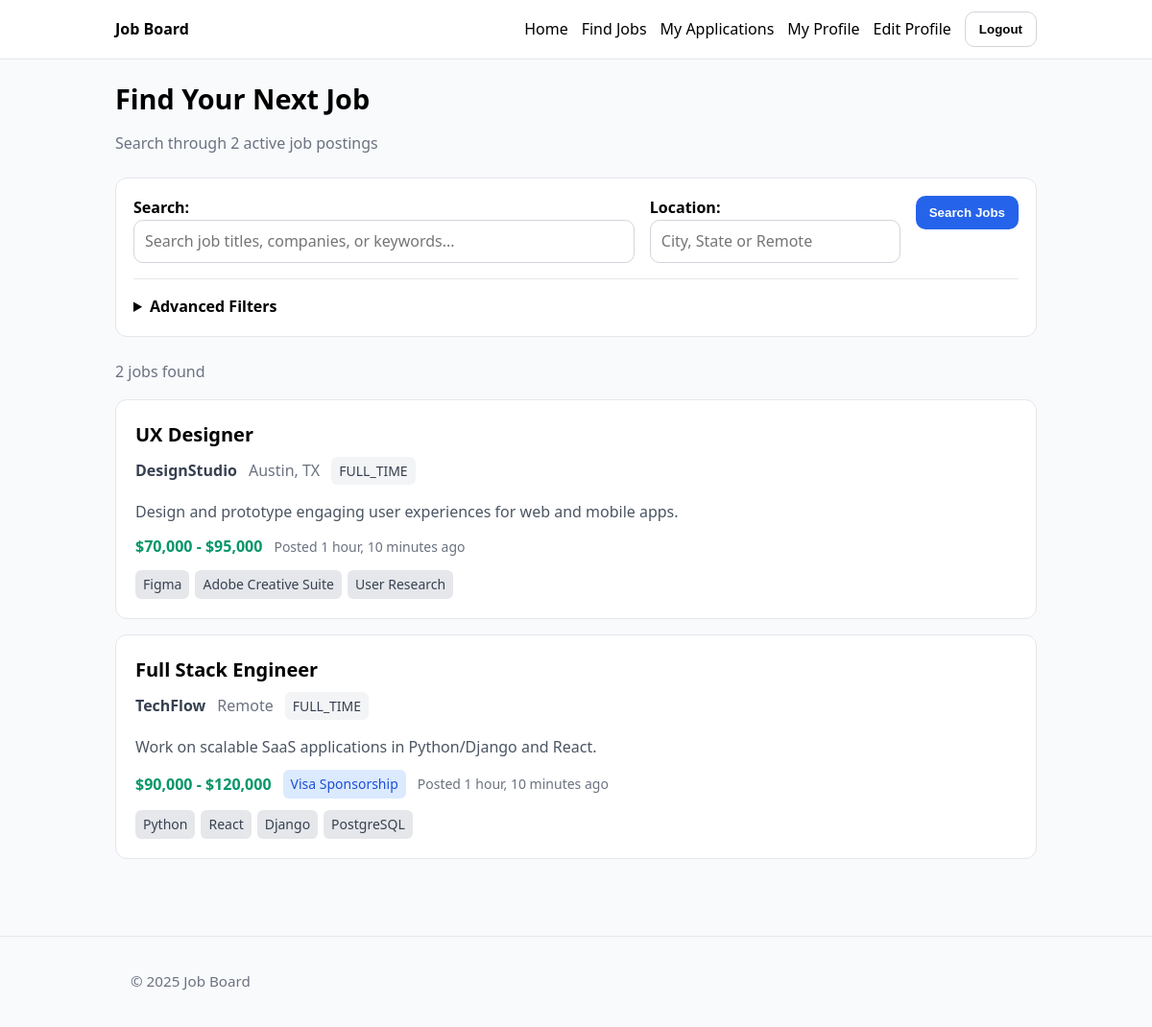
Page /jobs/ (signed in) on the committed database.
### jobs/models.py (models this page shows, shortened)
class Job(models.Model):
    class WorkType(models.TextChoices):
        REMOTE = "REMOTE", "Remote"
        ON_SITE = "ON_SITE", "On-site"
        HYBRID = "HYBRID", "Hybrid"
    class Status(models.TextChoices):
        ACTIVE = "ACTIVE", "Active"
        CLOSED = "CLOSED", "Closed"
        DRAFT = "DRAFT", "Draft"
    title = models.CharField(max_length=200)
    company = models.CharField(max_length=200)
    location = models.CharField(max_length=200, blank=True, help_text="City, State or 'Remote'")
    work_type = models.CharField(max_length=20, choices=WorkType.choices, default=WorkType.ON_SITE)
    description = models.TextField()
    requirements = models.TextField(blank=True, help_text="Required qualifications and experience")
    salary_min = models.PositiveIntegerField(null=True, blank=True, help_text="Minimum salary (USD)")
    salary_max = models.PositiveIntegerField(null=True, blank=True, help_text="Maximum salary (USD)")
    salary_currency = models.CharField(max_length=3, default="USD")
    visa_sponsorship = models.BooleanField(default=False, help_text="Visa sponsorship available")
    benefits = models.TextField(blank=True, help_text="Benefits and perks")
    required_skills = models.ManyToManyField(Skill, blank=True, related_name="jobs_required")
    nice_to_have_skills = models.ManyToManyField(Skill, blank=True, related_name="jobs_nice_to_have")
    posted_by = models.ForeignKey(User, on_delete=models.CASCADE, related_name="posted_jobs")
    status = models.CharField(max_length=20, choices=Status.choices, default=Status.ACTIVE)
    created_at = models.DateTimeField(default=timezone.now)
    updated_at = models.DateTimeField(auto_now=True)
    expires_at = models.DateTimeField(null=True, blank=True)
    class Meta:
        ordering = ["-created_at"]
        indexes = [
            models.Index(fields=["status", "created_at"]),
            models.Index(fields=["work_type"]),
            models.Index(fields=["location"]),
            models.Index(fields=["salary_min", "salary_max"]),
        ]
    @property
    def salary_range_display(self):
        if self.salary_min and self.salary_max:
            return f"${self.salary_min:,} - ${self.salary_max:,}"
        elif self.salary_min:
            return f"${self.salary_min:,}+"
        elif self.salary_max:
            return f"Up to ${self.salary_max:,}"
        return "Salary not specified"

### profiles/models.py (models this page shows, shortened)
class Skill(models.Model):
    name = models.CharField(max_length=50, unique=True)

### jobs/views.py (the view)
# urls.py: path("", views.job_search, name="search"),
def job_search(request):
    form = JobSearchForm(request.GET)
    jobs = Job.objects.filter(status=Job.Status.ACTIVE).select_related('posted_by')
    if form.is_valid():
        q = form.cleaned_data.get('q')
        if q:
            jobs = jobs.filter(
                Q(title__icontains=q) |
                Q(company__icontains=q) |
                Q(description__icontains=q)
            )
        location = form.cleaned_data.get('location')
        if location:
            jobs = jobs.filter(location__icontains=location)
        work_type = form.cleaned_data.get('work_type')
        if work_type:
            jobs = jobs.filter(work_type=work_type)
        salary_min = form.cleaned_data.get('salary_min')
        salary_max = form.cleaned_data.get('salary_max')
        if salary_min:
            jobs = jobs.filter(
                Q(salary_max__gte=salary_min) | Q(salary_max__isnull=True)
            )
        if salary_max:
            jobs = jobs.filter(
                Q(salary_min__lte=salary_max) | Q(salary_min__isnull=True)
            )
        if form.cleaned_data.get('visa_sponsorship'):
            jobs = jobs.filter(visa_sponsorship=True)
        skill_names = form.cleaned_data.get('skills', [])
        if skill_names:
            skill_objs = Skill.objects.filter(name__in=skill_names)
            jobs = jobs.filter(
                Q(required_skills__in=skill_objs) |
                Q(nice_to_have_skills__in=skill_objs)
            ).distinct()
    paginator = Paginator(jobs, 10)  # Show 10 jobs per page
    page_number = request.GET.get('page')
    page_obj = paginator.get_page(page_number)
    context = {
        'form': form,
        'jobs': page_obj,
        'total_count': paginator.count,
        'has_filters': any(request.GET.values())
    }
    return render(request, 'jobs/job_search.html', context)

### accounts/models.py (called while the page is built)
    def is_recruiter(self) -> bool:
        return self.account_type == self.AccountType.RECRUITER

### jobs/forms.py (called while the page is built)
    def clean_skills(self):
        skills_text = self.cleaned_data.get('skills', '').strip()
        if not skills_text:
            return []
        skill_names = [s.strip() for s in skills_text.split(',') if s.strip()]
        return skill_names

    def clean(self):
        cleaned_data = super().clean()
        salary_min = cleaned_data.get('salary_min')
        salary_max = cleaned_data.get('salary_max')
        if salary_min and salary_max and salary_min > salary_max:
            raise forms.ValidationError("Minimum salary cannot be greater than maximum salary.")
        return cleaned_data

### jobs/templates/jobs/job_search.html (shortened to what this page needs)
{% extends "base.html" %}
{% block content %}
<div class="search-header">
  <h1>Find Your Next Job</h1>
  <p class="text-muted">Search through {{ total_count }} active job posting{{ total_count|pluralize }}</p>
</div>
<div class="card search-card">
  <form method="get" class="search-form">
    <div class="search-row">
      <div class="search-field search-field-main">
        {{ form.q.label_tag }}
        {{ form.q }}
      </div>
      <div class="search-field">
        {{ form.location.label_tag }}
        {{ form.location }}
      </div>
      <div class="search-field">
        <button type="submit" class="btn search-btn">Search Jobs</button>
      </div>
    </div>
    <details class="filters-section">
      <summary class="filters-toggle">Advanced Filters</summary>
    </details>
  </form>
</div>
{% if jobs %}
  <div class="results-summary">
    <p>{{ jobs.paginator.count }} job{{ jobs.paginator.count|pluralize }} found</p>
  </div>
  <div class="job-list">
    {% for job in jobs %}
      <div class="job-card">
        <div class="job-header">
          <h3><a href="{% url 'jobs:detail' job.pk %}">{{ job.title }}</a></h3>
          <div class="job-meta">
            <span class="company">{{ job.company }}</span>
            {% if job.location %}
              <span class="location">{{ job.location }}</span>
            {% endif %}
            <span class="work-type work-type-{{ job.work_type|lower }}">{{ job.get_work_type_display }}</span>
          </div>
        </div>
        <div class="job-details">
          <p class="job-description">{{ job.description|truncatewords:30 }}</p>
          <div class="job-info">
            {% if job.salary_min or job.salary_max %}
              <span class="salary">{{ job.salary_range_display }}</span>
            {% endif %}
            {% if job.visa_sponsorship %}
              <span class="visa-badge">Visa Sponsorship</span>
            {% endif %}
            <span class="posted-date">Posted {{ job.created_at|timesince }} ago</span>
          </div>
          {% if job.required_skills.all %}
            <div class="job-skills">
              {% for skill in job.required_skills.all|slice:":5" %}
                <span class="skill-tag">{{ skill.name }}</span>
              {% endfor %}
            </div>
          {% endif %}
        </div>
      </div>
    {% endfor %}
  </div>
{% endif %}
{% endblock %}

### static/base.css (style rules this page uses)
* { box-sizing: border-box; }
html, body { height: 100%; }
body { margin: 0; color: #000; background: #f8fafc; font: 16px/1.55 system-ui, -apple-system, Segoe UI, Roboto, Arial, sans-serif; }
h1 { margin: 0 0 16px; font-size: 1.8rem; line-height: 1.2; }
.card { background: #fff; border: 1px solid #e5e7eb; border-radius: 12px; padding: 18px; }
.btn { display: inline-flex; align-items: center; justify-content: center; gap: 8px; background: #2563eb; color: #fff; border: 0; border-radius: 10px; padding: 10px 14px; font-weight: 600; text-decoration: none; cursor: pointer; }
form { display: block; }
label { font-weight: 600; color: #000; }
input[type="text"], input[type="email"], input[type="password"], select, textarea { width: 100%; border: 1px solid #d1d5db; background: #fff; border-radius: 10px; padding: 9px 11px; font: inherit; color: #000; }
a { color: #000; text-decoration: none; }

### jobs/templates/jobs/job_search.html (style rules this page uses)
.search-header { margin-bottom: 24px; }
.search-header h1 { margin-bottom: 8px; }
.text-muted { color: #6b7280; }
.search-card { margin-bottom: 24px; }
.search-row { display: grid; grid-template-columns: 2fr 1fr auto; gap: 16px; margin-bottom: 16px; }
.search-field-main { grid-column: 1; }
.search-btn { white-space: nowrap; align-self: end; }
.filters-section { margin-top: 16px; border-top: 1px solid #e5e7eb; padding-top: 16px; }
.filters-toggle { cursor: pointer; font-weight: 600; color: #000; }
.results-summary { margin-bottom: 16px; color: #6b7280; }
.job-list { display: flex; flex-direction: column; gap: 16px; margin-bottom: 32px; }
.job-card { background: #fff; border: 1px solid #e5e7eb; border-radius: 12px; padding: 20px; transition: box-shadow 0.2s; }
.job-header h3 { margin: 0 0 8px; }
.job-header h3 a { color: #000; text-decoration: none; font-size: 1.25rem; }
.job-meta { display: flex; flex-wrap: wrap; gap: 12px; align-items: center; margin-bottom: 12px; }
.company { font-weight: 600; color: #374151; }
.location { color: #6b7280; }
.work-type { background: #f3f4f6; color: #374151; padding: 4px 8px; border-radius: 6px; font-size: 0.875rem; }
.job-description { color: #4b5563; margin-bottom: 12px; line-height: 1.5; }
.job-info { display: flex; flex-wrap: wrap; gap: 12px; align-items: center; margin-bottom: 12px; }
.salary { color: #059669; font-weight: 600; }
.visa-badge { background: #dbeafe; color: #1d4ed8; padding: 4px 8px; border-radius: 6px; font-size: 0.875rem; }
.posted-date { color: #6b7280; font-size: 0.875rem; }
.job-skills { display: flex; flex-wrap: wrap; gap: 6px; }
.skill-tag { background: #e5e7eb; color: #374151; padding: 4px 8px; border-radius: 6px; font-size: 0.875rem; }

### rows in the picture
Job: title "UX Designer", company "DesignStudio", location "Austin, TX", work_type "FULL_TIME", description "Design and prototype engaging user experiences for web and mobile apps.", salary_range_display "$70,000 - $95,000", created_at "1 hour, 10 minutes"
Skill: name "Figma"
Skill: name "Adobe Creative Suite"
Skill: name "User Research"
Job: title "Full Stack Engineer", company "TechFlow", location "Remote", work_type "FULL_TIME", description "Work on scalable SaaS applications in Python/Django and React.", salary_range_display "$90,000 - $120,000", visa_sponsorship "Visa Sponsorship", created_at "1 hour, 10 minutes"
Skill: name "Python"
Skill: name "React"
Skill: name "Django"
Skill: name "PostgreSQL"

### other values in the picture
{{ total_count }} "2"
{{ jobs.paginator.count }} "2"
